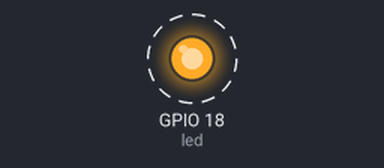
Recording of a program running on a simulated Raspberry Pi (BCM pin numbers). On the bench: output pins drawn as LEDs (lit = HIGH). Dashed ring = blinking. What the program prints to the terminal is not drawn.

Above: at 0.5 s.
Timing chart, 0 to 4.6 s (numbered marks = the images above):
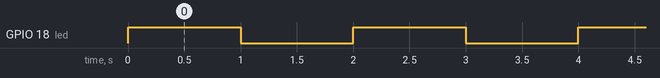

The program:

blink.py
```python
import board
import digitalio
import time

# Настраиваем GPIO пин для светодиода
led = digitalio.DigitalInOut(board.D18)  # GPIO18
led.direction = digitalio.Direction.OUTPUT

# Мигание светодиодом
while True:
    led.value = True  # Включить светодиод
    print("LED ON")
    time.sleep(1)
    led.value = False  # Выключить светодиод
    print("LED OFF")
    time.sleep(1)
```

Measured:
- by itself, GPIO 18 (led): alternates HIGH for 1.0 s and LOW for 1.0 s
